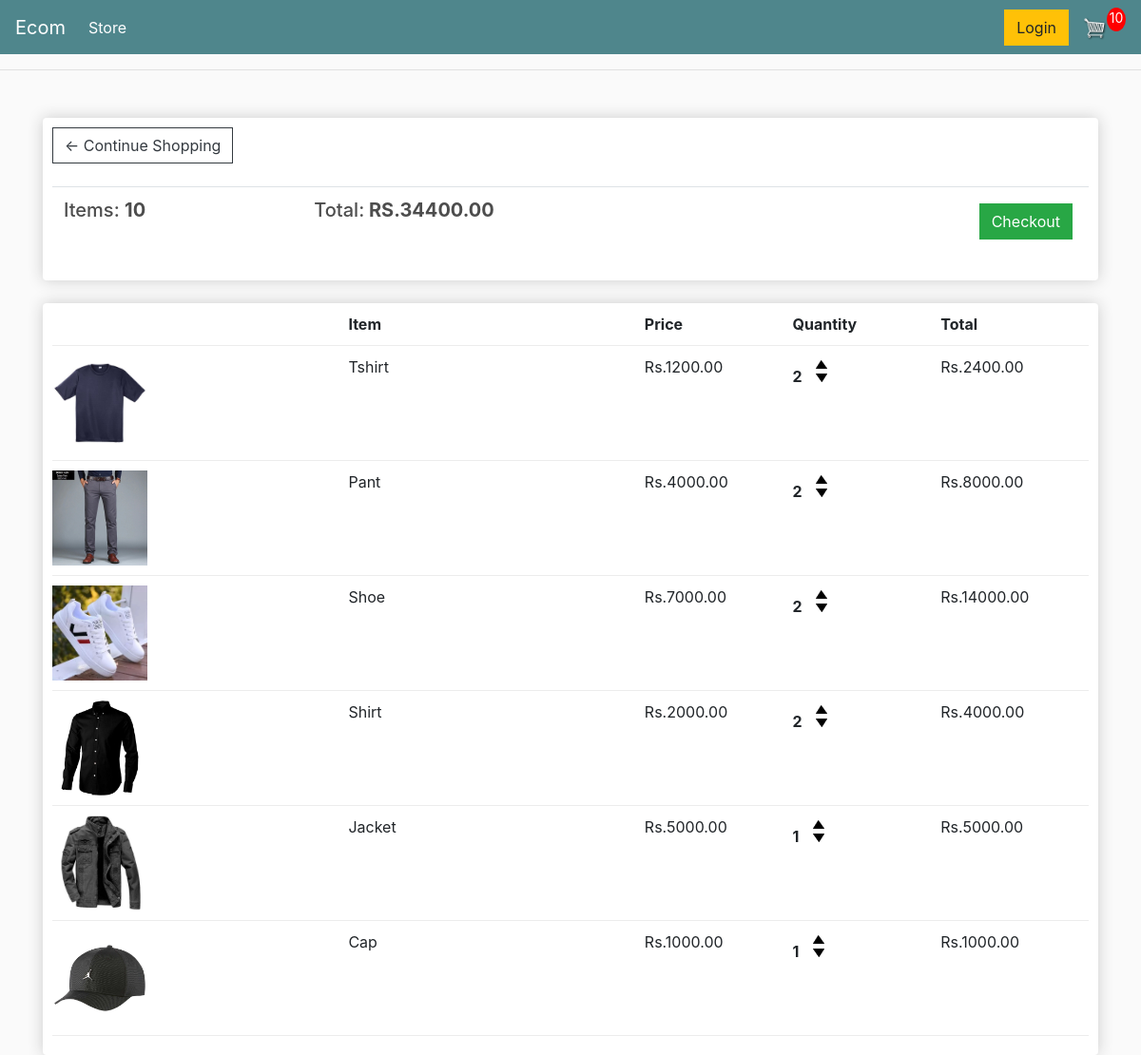
The app's page /cart/ (signed in), older data.
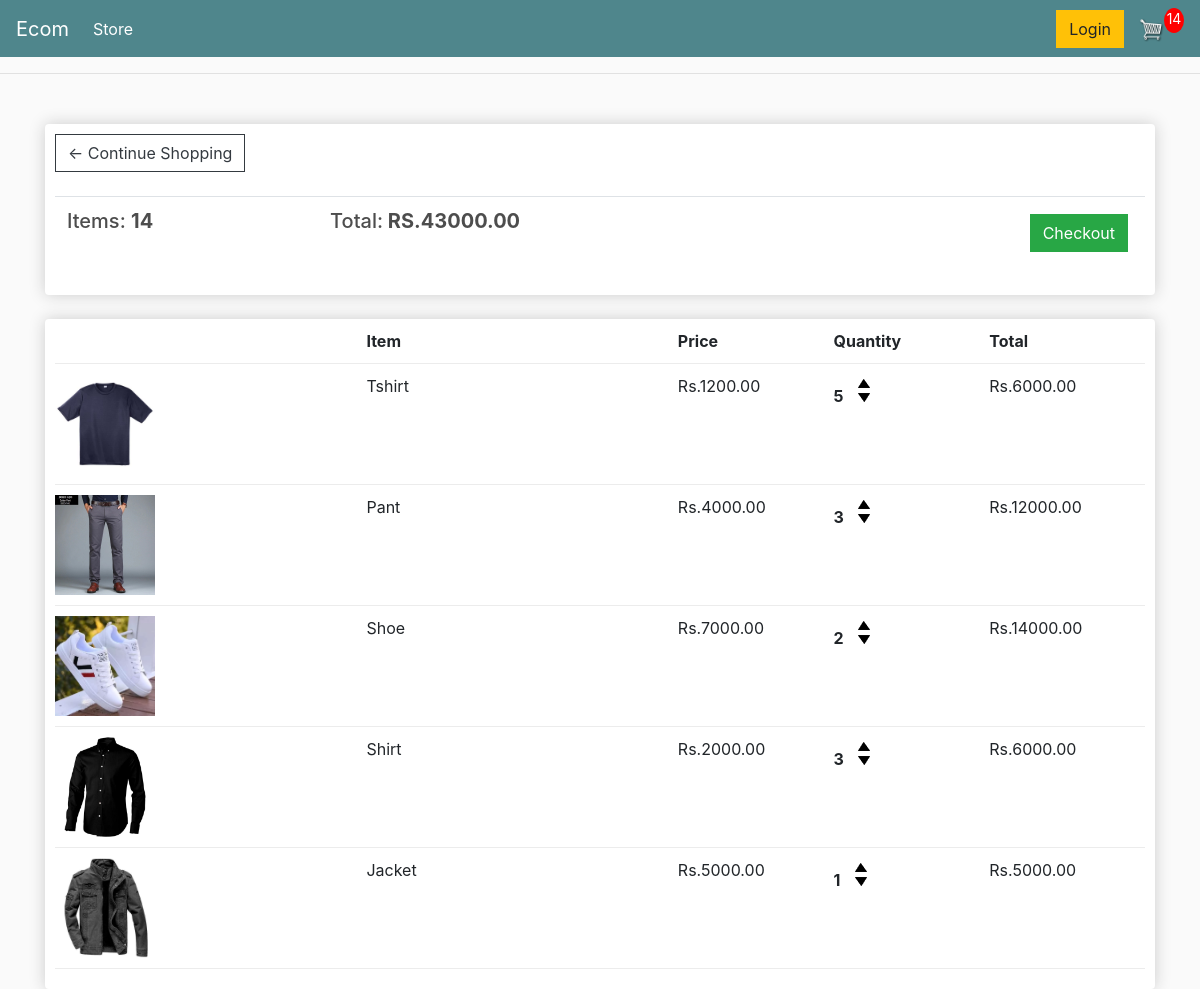
The same page, newer data.
### store/models.py (models this page shows, shortened)
class Order(models.Model):
    customer = models.ForeignKey(Customer, on_delete=models.SET_NULL, blank=True, null=True)
    date_order = models.DateTimeField(auto_now_add=True)
    complete = models.BooleanField(default=False, null=True, blank=True)
    transaction_id = models.CharField(max_length=200, null=True)
    @property
    def get_cart_items(self):
        orderitems = self.orderitem_set.all()
        total = sum([item.quantity for item in orderitems])
        return total
    @property
    def get_cart_total(self):
        orderitems = self.orderitem_set.all()
        total = sum([item.get_total for item in orderitems])
        return total

class OrderItem(models.Model):
    product = models.ForeignKey(Product, on_delete=models.SET_NULL, blank=True, null=True)
    order = models.ForeignKey(Order, on_delete=models.SET_NULL, blank=True, null=True)
    quantity = models.IntegerField(default=0, null=True, blank=True)
    date_added = models.DateTimeField(auto_now_add=True)
    @property
    def get_total(self):
        total = self.product.price * self.quantity
        return total

class Product(models.Model):
    name = models.CharField(max_length=200, null=True)
    price = models.FloatField()
    digital = models.BooleanField(default=False, null=True, blank=False)
    image = models.ImageField(null=True, blank=True)
    @property
    def imageURL(self):
        try:
            url = self.image.url
        except:
            url = ''
        return url

### store/views.py (the view)
# urls.py: path('cart/', views.cart, name="cart"),
def cart(request):
    if request.user.is_authenticated:
        customer = request.user.customer
        order, created = Order.objects.get_or_create(customer=customer, complete=False)
        items = order.orderitem_set.all()
        cartItems = order.get_cart_items
    else:
        items = []
        order = {'get_cart_items':0, 'get_cart_total':0, 'shipping': False}
        cartItems = order['get_cart_items']
    context = {'items': items, 'order': order, 'cartItems': cartItems}
    return render(request, 'store/cart.html', context)

### store/templates/store/cart.html
{% extends 'store/main.html' %}
{% load static %}
{% block content %}
<div class="row">
     <div class="col-lg-12">
          <div class="box-element">
               <a  class="btn btn-outline-dark" href="{% url 'store' %}">&#x2190; Continue Shopping</a>
               <br>
               <br>
               <table class="table">
                    <tr>
                         <th><h5>Items: <strong>{{order.get_cart_items}}</strong></h5></th>
                         <th><h5>Total:<strong> RS.{{order.get_cart_total|floatformat:2}}</strong></h5></th>
                         <th>
                              <a  style="float:right; margin:5px;" class="btn btn-success" href="{% url 'checkout' %}">Checkout</a>
                         </th>
                    </tr>
               </table>
          </div>
          <br>
          <div class="box-element">
               <div class="cart-row">
                    <div style="flex:2"></div>
                    <div style="flex:2"><strong>Item</strong></div>
                    <div style="flex:1"><strong>Price</strong></div>
                    <div style="flex:1"><strong>Quantity</strong></div>
                    <div style="flex:1"><strong>Total</strong></div>
               </div>
               {% for item in items %}
               <div class="cart-row">
                    <div style="flex:2"><img class="row-image" src="{{item.product.imageURL}}"></div>
                    <div style="flex:2"><p>{{item.product.name}}</p></div>
                    <div style="flex:1"><p>Rs.{{item.product.price|floatformat:2}}</p></div>
                    <div style="flex:1">
                         <p class="quantity">{{item.quantity}}</p>
                         <div class="quantity">
                              <img data-product="{{item.product.id}}" data-action="add" class="chg-quantity update-cart" src="{% static  'images/arrow-up.png' %}">
                              <img data-product="{{item.product.id}}" data-action="remove" class="chg-quantity update-cart" src="{% static  'images/arrow-down.png' %}">
                         </div>
                    </div>
                    <div style="flex:1"><p>Rs.{{item.get_total|floatformat:2}}</p></div>
               </div>
               {% endfor %}
          </div>
     </div>
</div>
{% endblock content %}

### store/templates/store/main.html (shortened to what this page needs)
<!DOCTYPE html>
{% load static %}
<html>
<head>
<link rel="stylesheet" href="https://stackpath.bootstrapcdn.com/bootstrap/4.4.1/css/bootstrap.min.css">
<link rel="stylesheet" type="text/css" href="{% static 'css/main.css' %}">
</head>
<body>
    <nav class="navbar navbar-expand-lg navbar-dark bg-dark">
        <a class="navbar-brand" href="{% url 'store' %}">Ecom</a>
        <div class="collapse navbar-collapse" id="navbarSupportedContent">
          <ul class="navbar-nav mr-auto">
            <li class="nav-item active">
              <a class="nav-link" href="{% url 'store' %}">Store <span class="sr-only">(current)</span></a>
            </li>
          </ul>
          <div class="form-inline my-2 my-lg-0">
               <a href="#"class="btn btn-warning">Login</a>
               <a href="{% url 'cart' %}">
                  <img  id="cart-icon" src="{% static 'images/cart.png' %}">
              </a>
              <p id="cart-total">{{cartItems}}</p>
          </div>
        </div>
    </nav>
    <hr>
    <div class="container">
        <br>
        {% block content %}
        {% endblock content %}
    </div>
</body>
</html>

### static/css/main.css (style rules this page uses)
body { background-color: hsl(0, 0%, 98%); }
h1,h2,h3,h4,h5,h6 { color:hsl(0, 0%, 30%); }
.box-element { box-shadow:hsl(0, 0%, 80%) 0 0 16px; background-color: #fff; border-radius: 4px; padding: 10px; }
.bg-dark { background-color: #4f868c!important; }
#cart-icon { width:25px; display: inline-block; margin-left: 15px; }
#cart-total { display: block; text-align: center; color:#fff; background-color: red; width: 20px; height: 25px; border-radius: 50%; font-size: 14px; }
.col-lg-4, .col-lg-6, .col-lg-8, .col-lg-12 { margin-top: 10px; }
.btn { border-radius: 0; }
.row-image { width: 100px; }
.cart-row { display: flex; align-items: flex-stretch; padding-bottom: 10px; margin-bottom: 10px; border-bottom: 1px solid #ececec; }
.quantity { display: inline-block; font-weight: 700; padding-right:10px; }
.chg-quantity { width: 12px; cursor: pointer; display: block; margin-top: 5px; transition:.1s; }

Row changes from the older to the newer data that the page shows:
removed OrderItem: product.imageURL (picture), product.name "Cap", product.price "1000.00", quantity "1", get_total "1000.00"
changed through a linked row, Order: get_cart_items "10" → "14"; get_cart_total "34400.00" → "43000.00"
changed OrderItem "Tshirt": quantity "2" → "5"; get_total "2400.00" → "6000.00"
changed OrderItem "Pant": quantity "2" → "3"; get_total "8000.00" → "12000.00"
changed OrderItem "Shirt": quantity "2" → "3"; get_total "4000.00" → "6000.00"
Text that changed along with them:
{{ cartItems }}: "10" → "14"
